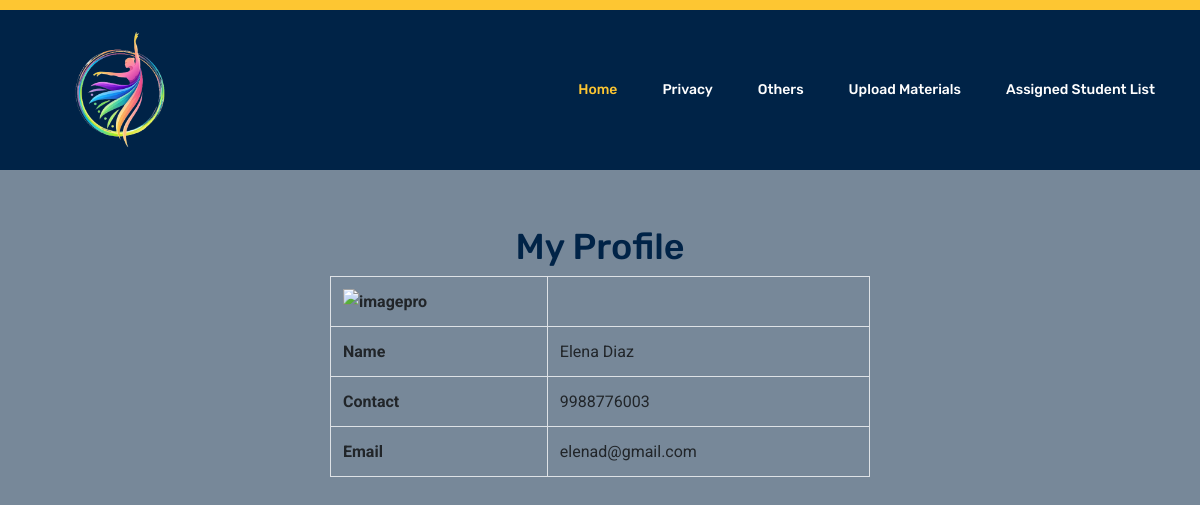
Page /Project/Trainer/Myprofile.php (signed in) on the committed database.
### tables this page shows
CREATE TABLE `tbl_trainer` (
  `trainer_id` int(11) NOT NULL auto_increment,
  `trainer_name` varchar(100) NOT NULL,
  `trainer_contact` varchar(50) NOT NULL,
  `trainer_email` varchar(100) NOT NULL,
  `trainer_photo` varchar(50) NOT NULL,
  `trainer_certificate` varchar(50) NOT NULL,
  `trainer_video` varchar(50) NOT NULL,
  `trainer_password` varchar(50) NOT NULL,
  `subcategory_id` varchar(50) NOT NULL,
  `student_id` int(11) NOT NULL,
  `trainer_status` varchar(50) NOT NULL default '0',
  PRIMARY KEY  (`trainer_id`)
);

### Project/Trainer/Myprofile.php (the view, shortened to what this page needs)
<!DOCTYPE html PUBLIC "-//W3C//DTD XHTML 1.0 Transitional//EN" "http://www.w3.org/TR/xhtml1/DTD/xhtml1-transitional.dtd">
<html xmlns="http://www.w3.org/1999/xhtml">
<head>
<link rel="stylesheet" href="https://stackpath.bootstrapcdn.com/bootstrap/4.5.2/css/bootstrap.min.css">
</head>
<body style="background-color:lightslategray;color: black;">
<body>
 <?php
include("Head.php");
$sel="select * from tbl_trainer where trainer_id='".$_SESSION["trainer_id"]."'";
$data=mysql_query($sel);
$row=mysql_fetch_array($data);
?>
<br><br><br><br><br><br><br><br><br>
<div class="container">
  <center><h1>My Profile</h1></center>
  <div class="row justify-content-center">
    <div class="col-md-6">
      <table class="table table-bordered" align="center">
        <tr>
          <th>
            <img src="../Assets/Files/Trainer/<?php echo $row["trainer_photo"]?>" alt="imagepro" width="114" height="88" />
          </th>
        </tr>
        <tr>
          <th>Name</th>
          <td><?php echo $row["trainer_name"]?></td>
        </tr>
        <tr>
          <th>Contact</th>
          <td><?php echo $row["trainer_contact"]?></td>
        </tr>
        <tr>
          <th>Email</th>
          <td><?php echo $row["trainer_email"]?></td>
        </tr>
      </table>
    </div>
  </div>
</div>
</body>
</html>
<br><br><br><br><br><br><br><br>

### rows in the picture
tbl_trainer: trainer_name "Elena Diaz", trainer_contact "9988776003", trainer_email "elenad@gmail.com"
